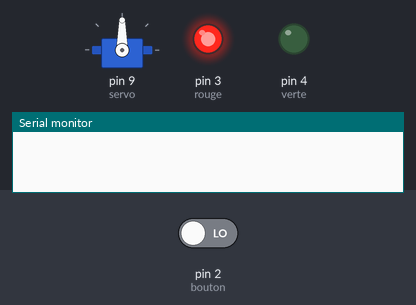
A sketch run on a simulated Arduino Uno, built with avr-gcc and run on an emulated ATmega328P. On the bench: servo, output pins drawn as LEDs (lit = HIGH), the last lines printed to the serial monitor. Inputs (shaded band) come from the test bench; at power-on: pin 2 (bouton) LOW.

Above: at 1.2 s.
1.3 s: pin 2 (bouton) driven HIGH
At 1.45 s:
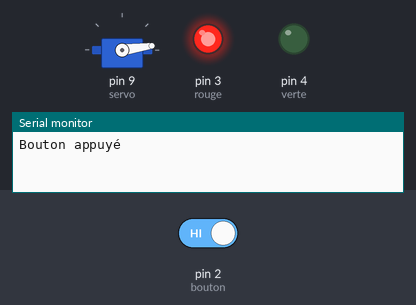
At 3.9 s:
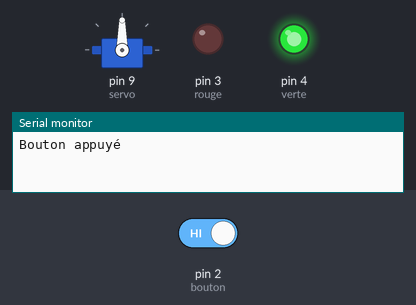
Timing chart, 0 to 10.3 s (numbered marks = the images above; inputs shaded):
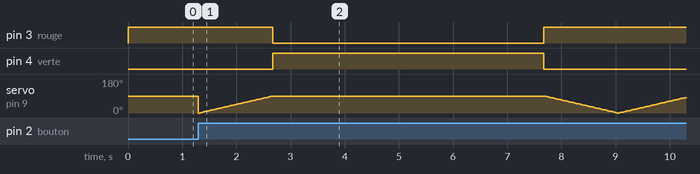

Measured:
- after the input at 1.3 s, pin 3 (rouge): HIGH → LOW after 1.4 s, → HIGH 5.0 s later; pin 4 (verte): LOW → HIGH after 1.4 s, → LOW 5.0 s later

The sketch:

TP3.ino
```cpp
#include <Servo.h>  //Appel de la librairie "SERVO"


Servo myservo;  // Crée l'objet SERVO pour controler le SERVOMOTEUR
int pos = 0;    // variable qui enregistre la position du SERVO
// définition des bornes d'entrée et sortie
const int rouge = 3;   //La led rouge est connectée à la PIN 3
const int verte = 4;   //La led verte est connectée à la PIN 4
const int bouton = 2;  //Le bouton est connecté à la PIN 2
const int servo = 9;  //Le servo est connecté à la PIN 9
int etatbouton = 0;  // Vérification de l'état du bouton


void setup() {
  myservo.attach(servo);
  pinMode(rouge, OUTPUT); // Définition des entrées/sorties
  pinMode(verte, OUTPUT);
  pinMode(bouton, INPUT);
  Serial.begin(9600);
}


void loop() {
  // On initialise dès le début l'état des led
  digitalWrite(rouge, HIGH);
  digitalWrite(verte, LOW);


  etatbouton = digitalRead(bouton); // Lit l'état du bouton poussoir
  if (etatbouton == HIGH) {    // si bouton appuyé, alors on lève la barrière et on fait changer l'état des led, sinon, on reboucle
  Serial.println("Bouton appuyé");
    for (pos = 0; pos <= 90; pos += 1) { // on commence à actionner dans un sens la barrière, jusqu'à 90°, degrés par degrés
      myservo.write(pos);              // va à la position "POS"
      delay(15);                       // attends 15ms avant de changer la position de la barrière d'1 degré
    }
    // la barrière est levée, on peut allumer la led verte et éteindre la rouge
    digitalWrite(verte, HIGH);
    digitalWrite(rouge, LOW);


    delay(5000); // Attends 5 secondes
    // La led rouge s'allume et on éteint la verte
    digitalWrite(rouge, HIGH);
    digitalWrite(verte, LOW);
    //On referme ensuite la barrière
    for (pos = 90; pos >= 0; pos -= 1) { // cette fois si, on passe de 90° à 0° (décroit à chaque fois de -1)
      myservo.write(pos);              // va à la position "POS"
      delay(15);                       // attends 15ms avant de changer la position de la barrière d'1 degré
    }
  }
}
```
